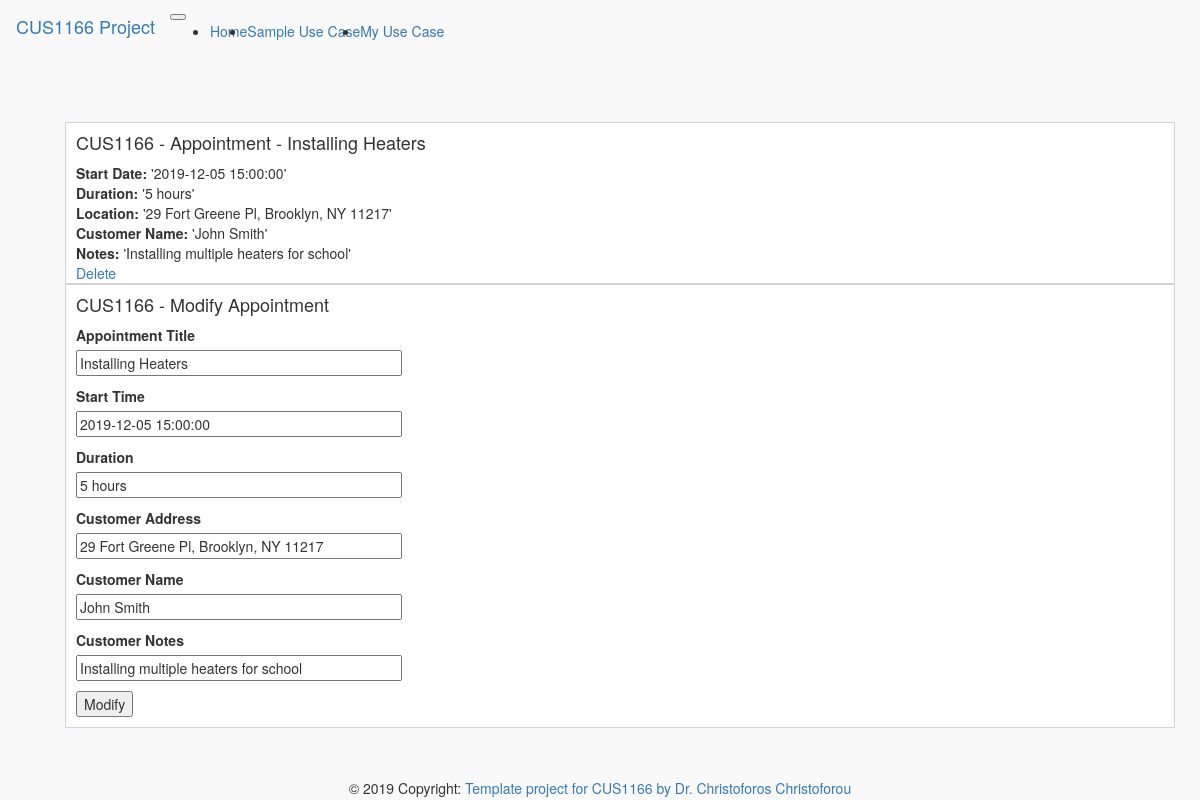
The app's page /appointment/4 with its own data.
### app/models.py (models this page shows)
class Appointment(db.Model):
    appointment_id = db.Column(db.Integer, primary_key=True)
    appointment_title = db.Column(db.String)
    appointment_start_date = db.Column(db.DateTime)
    appointment_duration = db.Column(db.String)
    appointment_location = db.Column(db.String)
    customer_name = db.Column(db.String)
    customer_notes = db.Column(db.String)

### app/main/routes.py (the view, shortened to what this page needs)
@bp.route('/appointment/<int:appointment_id>', methods=['GET','POST'])
def appointment(appointment_id):
    form = AppointmentForm()
    appointment=Appointment.query.filter(Appointment.appointment_id == appointment_id).one()
    return render_template("main/appointment.html",appointment = appointment,form= form, appointment_id=appointment_id)

### app/main/forms.py
class AppointmentForm(FlaskForm):
    appointment_title = StringField('Appointment Title', validators=[DataRequired()])
    appointment_start_date = DateTimeField('Start Time', validators=[DataRequired()])
    appointment_duration = StringField('Duration', validators=[DataRequired()])
    appointment_location = StringField('Customer Address', validators=[DataRequired()])
    customer_name = StringField('Customer Name', validators=[DataRequired()])
    customer_notes = StringField('Customer Notes', validators=[DataRequired()])
    submit = SubmitField('submit')

### app/templates/main/appointment.html (shortened to what this page needs)
{% extends "menu.html" %}
{% block main_content %}
<link rel="stylesheet", type="text/css", href="{{url_for('static', filename='css/dropdown.css')}}">
<div class="page-content page-container" id="page-content">
    <div class="padding">
        <div class="row container d-flex justify-content-center">
            <div class="col-lg-12">
                <div class="card px-3">
                    <h4>CUS1166 - Appointment - {{appointment.appointment_title}}</h4>
                    <span><b>Start Date:</b> '{{appointment.appointment_start_date}}'</span>
                    <span><b>Duration:</b> '{{appointment.appointment_duration}}'</span>
                    <span><b>Location:</b> '{{appointment.appointment_location}}'</span>
                    <span><b>Customer Name:</b> '{{appointment.customer_name}}'</span>
                    <span><b>Notes:</b> '{{appointment.customer_notes}}'</span>
                    <a href="{{url_for('main.remove_appointment', appointment_id=appointment.appointment_id)}}">Delete</a>
                </div>
                <div class="card px-3">
                    <h4>CUS1166 - Modify Appointment</h4>
                    <form action="{{url_for('main.appointment', appointment_id=appointment.appointment_id)}}" method="POST" novalidate>
                    <p>
                        {{form.appointment_title.label}}<br>
                        {{form.appointment_title(size=40, placeholder="(String Type)", value=appointment.appointment_title)}}<br>
                    </p>
                    <p>
                        {{form.appointment_start_date.label}}<br>
                        {{form.appointment_start_date(size=40, placeholder="(DateTime Type eg. '2019-12-04 15:00:00')", value=appointment.appointment_start_date)}}<br>
                    </p>
                    <p>
                        {{form.appointment_duration.label}}<br>
                        {{form.appointment_duration(size=40, placeholder="(String Type)", value=appointment.appointment_duration)}}<br>
                    </p>
                    <p>
                        {{form.appointment_location.label}}<br>
                        {{form.appointment_location(size=40, placeholder="(String Type)", value=appointment.appointment_location)}}<br>
                    </p>
                    <p>
                        {{form.customer_name.label}}<br>
                        {{form.customer_name(size=40, placeholder="(String Type)", value=appointment.customer_name) }}<br>
                    </p>
                    <p>
                        {{form.customer_notes.label}}<br>
                        {{form.customer_notes(size=40, placeholder="(String Type)", value=appointment.customer_notes)}}
                    </p>
                    <p><input type="submit", value="Modify"></p>
                    </form>
                </div>
            </div>
        </div>
    </div>
</div>
{% endblock %}

### app/static/css/cus1166_custom.css (style rules this page uses)
body { background-color: #f9f9fa }
.padding { padding: 5rem }
.card { box-shadow: none; -webkit-box-shadow: none; -moz-box-shadow: none; -ms-box-shadow: none }
.pl-3, .px-3 { padding-left: 1rem !important }
.card { position: relative; display: flex; flex-direction: column; min-width: 0; word-wrap: break-word; background-color: #fff; background-clip: border-box; border: 1px solid #d2d2dc; border-radius: 0 }
.pr-3, .px-3 { padding-right: 1rem !important }
.d-flex { display: flex !important }
.d-flex, .loader-demo-box, .distribution-chart-legend .distribution-chart, .distribution-chart-legend .distribution-chart .item, .list-wrapper ul li, .email-wrapper .mail-sidebar .menu-bar .profile-list-item a, .email-wrapper .mail-sidebar .menu-bar .profile-list-item a .user, .email-wrapper .mail-list-container .mail-list .details, .email-wrapper .message-body .attachments-sections ul li .thumb, .email-wrapper .message-body .attachments-sections ul li .details .buttons, .lightGallery .image-tile .demo-gallery-poster, .swal2-modal, .navbar .navbar-menu-wrapper .navbar-nav, .navbar .navbar-menu-wrapper .navbar-nav .nav-item.nav-profile, .navbar .navbar-menu-wrapper .navbar-nav .nav-item.dropdown .navbar-dropdown .dropdown-item { display: flex !important }

### records on screen
Appointment: appointment_title "Installing Heaters", appointment_start_date "2019-12-05 15:00:00", appointment_duration "5 hours", appointment_location "29 Fort Greene Pl, Brooklyn, NY 11217", customer_name "John Smith", customer_notes "Installing multiple heaters for school"
